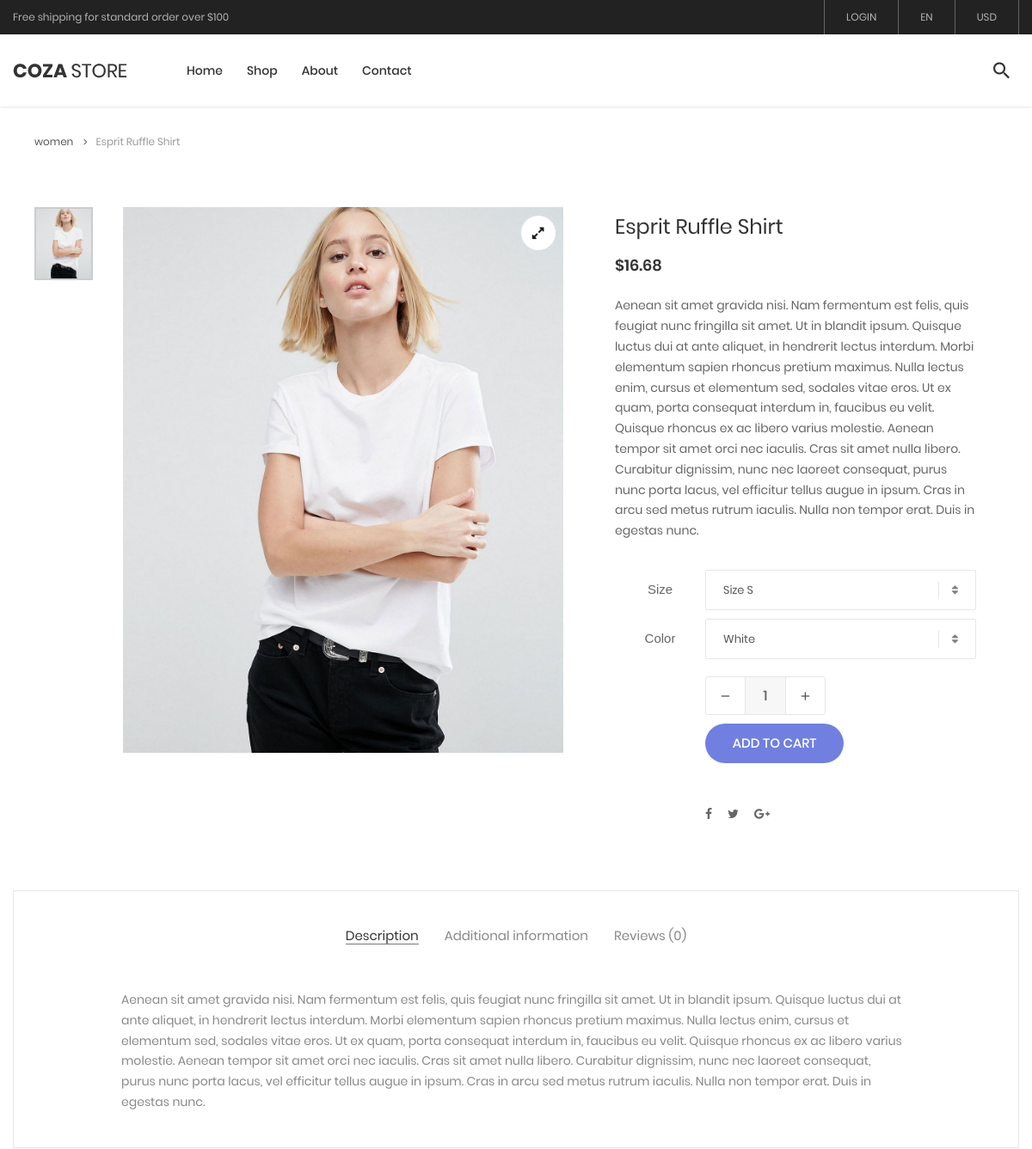
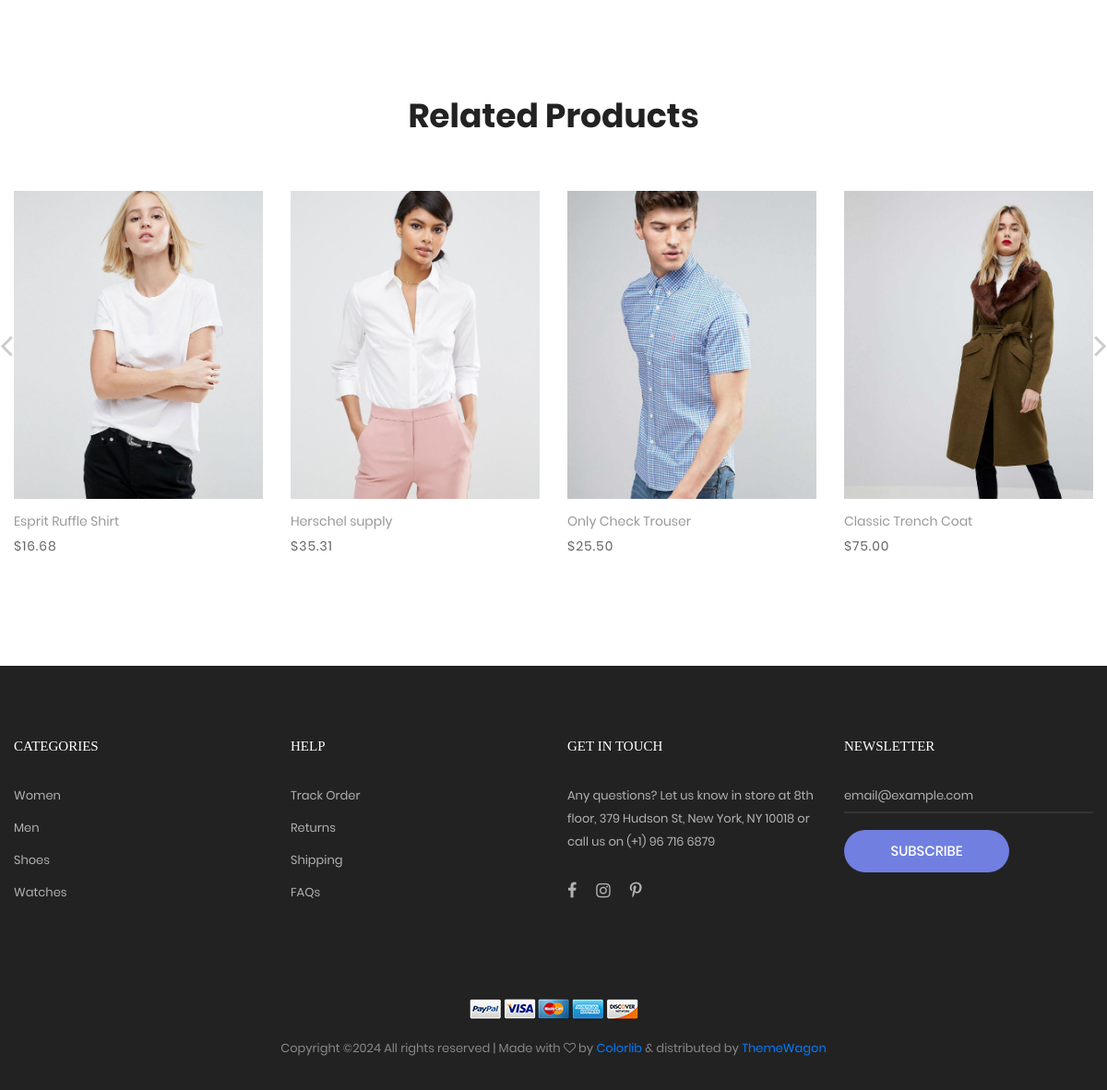
The page /product-detail/1/1/ on the database its author committed (2 pictures, top to bottom).
### main/models.py (models this page shows, shortened)
class Product(models.Model):
    product_name = models.CharField('Product Name', max_length=150)
    img = models.ManyToManyField('Image')
    description = models.TextField('Description', default='Aenean sit amet gravida nisi. Nam fermentum est felis, quis feugiat nunc fringilla sit amet. Ut in blandit ipsum. Quisque luctus dui at ante aliquet, in hendrerit lectus interdum. Morbi elementum sapien rhoncus pretium maximus. Nulla lectus enim, cursus et elementum sed, sodales vitae eros. Ut ex quam, porta consequat interdum in, faucibus eu velit. Quisque rhoncus ex ac libero varius molestie. Aenean tempor sit amet orci nec iaculis. Cras sit amet nulla libero. Curabitur dignissim, nunc nec laoreet consequat, purus nunc porta lacus, vel efficitur tellus augue in ipsum. Cras in arcu sed metus rutrum iaculis. Nulla non tempor erat. Duis in egestas nunc.')
    type = models.ForeignKey(ClothingType, on_delete=models.CASCADE, related_name='type_rn', null=True)
    color = models.ForeignKey('Color', on_delete=models.CASCADE, related_name='color_rn')
    size = models.ManyToManyField('Size')
    quantity = models.ManyToManyField('Quantity')
    price = models.DecimalField('Price', max_digits=5, decimal_places=2)
    weight = models.FloatField('Weight (kg)', default=0.8)
    dimensions = models.CharField('Dimensions (cm)', max_length=150, default='110 x 33 x 100')
    material = models.CharField('Material', max_length=150, default='60% cotton')
    code = models.PositiveSmallIntegerField('Code', default=get_last_product_code_default)
    owner_detector = models.ForeignKey(ClothingOwnerDetector, on_delete=models.CASCADE, related_name='owner_detector_rn')
    created_at = models.DateTimeField('Created At', auto_now_add=True)
    updated_at = models.DateTimeField('Updated At', auto_now=True)
    class Meta:
        verbose_name = 'Product'
        verbose_name_plural = 'Products'

class ClothingOwnerDetector(models.Model):
    OWNER_DETECTOR_CHOICES = [
        ('women', 'women'),
        ('men', 'men'),
        ('mag', 'mag'),
        ('shoes', 'shoes'),
        ('watches', 'watches'),
    ]
    owner_detector = models.CharField('Type', max_length=15, choices=OWNER_DETECTOR_CHOICES)
    def __str__(self) -> str:
        return self.owner_detector

class Image(models.Model):
    img = models.ImageField('Image', upload_to='media')

### main/views.py (the view)
# urls.py: path('product-detail/<int:prod_id>/<int:prod_code>/', ProductDetailView.as_view(), name='product_detail'),
class ProductDetailView(ListView):
    template_name = 'main/product-detail.html'
    def get(self, request: HttpRequest, prod_id, prod_code, *args: Any, **kwargs: Any) -> HttpResponse:
        single_product = get_object_or_404(Product, pk=prod_id)
        products_with_same_code = Product.objects.filter(code=prod_code)
        reviews = Review.objects.filter(product=prod_id)
        products = Product.objects.all()[:8]
        context = {
            'product': single_product,
            'products_with_same_code': products_with_same_code,
            'reviews': reviews,
            'products': products,
        }
        if self.request.user.is_authenticated:
            liked_product_ids = LikedProduct.objects.filter(user=self.request.user).values_list('product_id', flat=True)
            context['liked_product_ids'] = list(liked_product_ids)
        else:
            context['liked_product_ids'] = []
        return render(request, self.template_name, context)

### main/utils/context_processors.py (called while the page is built)
def liked_product_count(request):
    if request.user.is_authenticated:
        liked_product_count = LikedProduct.objects.filter(user=request.user).count()
    else:
        liked_product_count = 0
    return {'liked_product_count': liked_product_count}

def cart_product_count(request):
    if request.user.is_authenticated:
        cart_product_count = Cart.objects.filter(user=request.user).count()
    else:
        cart_product_count = 0
    return {'cart_product_count': cart_product_count}

### main/templates/main/product-detail.html (shortened to what this page needs)
{% extends 'extend/base2.html' %}
{% block 'content' %}
{% load static %}
	<div class="container">
		<div class="bread-crumb flex-w p-l-25 p-r-15 p-t-30 p-lr-0-lg">
			<a href="" class="stext-109 cl8 hov-cl1 trans-04">
				{{ product.owner_detector }}
				<i class="fa fa-angle-right m-l-9 m-r-10" aria-hidden="true"></i>
			</a>
			<span class="stext-109 cl4">
				{{ product.product_name }}
			</span>
		</div>
	</div>
	<section class="sec-product-detail bg0 p-t-65 p-b-60">
		<div class="container">
			<div class="row">
				<div class="col-md-6 col-lg-7 p-b-30">
					<div class="p-l-25 p-r-30 p-lr-0-lg">
						<div class="wrap-slick3 flex-sb flex-w">
							<div class="wrap-slick3-dots"></div>
							<div class="slick3 gallery-lb">
								{% for img in product.img.all %}
								<div class="item-slick3" data-thumb="{{ img.img.url }}">
									<div class="wrap-pic-w pos-relative">
										<img src="{{ img.img.url }}" alt="IMG-PRODUCT">
										<a class="flex-c-m size-108 how-pos1 bor0 fs-16 cl10 bg0 hov-btn3 trans-04" href="{{ img.img.url }}">
											<i class="fa fa-expand"></i>
										</a>
									</div>
								</div>
								{% endfor %}
							</div>
						</div>
					</div>
				</div>
				<div class="col-md-6 col-lg-5 p-b-30">
					<div class="p-r-50 p-t-5 p-lr-0-lg">
						<h4 class="mtext-105 cl2 js-name-detail p-b-14">
							{{ product.product_name }}
						</h4>
						<span class="mtext-106 cl2">
							${{ product.price }}
						</span>
						<p class="stext-102 cl3 p-t-23">
							{{ product.description }}
						</p>
						<div class="p-t-33">
							<form id="add-to-cart-form" method="post" action="{% url 'add_to_cart' %}">
								<div class="flex-w flex-r-m p-b-10">
									<div class="size-203 flex-c-m respon6">Size</div>
									<div class="size-204 respon6-next">
										<div class="rs1-select2 bor8 bg0">
										</div>
									</div>
								</div>
								<div class="flex-w flex-r-m p-b-10">
									<div class="size-203 flex-c-m respon6">Color</div>
									<div class="size-204 respon6-next">
										<div class="rs1-select2 bor8 bg0">
										</div>
									</div>
								</div>
								<div class="flex-w flex-r-m p-b-10">
									<div class="size-204 flex-w flex-m respon6-next">
										<div class="wrap-num-product flex-w m-r-20 m-tb-10">
											<div class="btn-num-product-down cl8 hov-btn3 trans-04 flex-c-m">
												<i class="fs-16 zmdi zmdi-minus"></i>
											</div>
											<input class="mtext-104 cl3 txt-center num-product" type="number" name="quantity-selector" id="quantity-selector" value="1">
											<div class="btn-num-product-up cl8 hov-btn3 trans-04 flex-c-m">
												<i class="fs-16 zmdi zmdi-plus"></i>
											</div>
										</div>
										<button type="submit" class="flex-c-m stext-101 cl0 size-101 bg1 bor1 hov-btn1 p-lr-15 trans-04">
											Add to cart
										</button>
									</div>
								</div>
							</form>
						</div>
						<div class="flex-w flex-m p-l-100 p-t-40 respon7">
							<a href="#" class="fs-14 cl3 hov-cl1 trans-04 lh-10 p-lr-5 p-tb-2 m-r-8 tooltip100" data-tooltip="Facebook">
								<i class="fa fa-facebook"></i>
							</a>
							<a href="#" class="fs-14 cl3 hov-cl1 trans-04 lh-10 p-lr-5 p-tb-2 m-r-8 tooltip100" data-tooltip="Twitter">
								<i class="fa fa-twitter"></i>
							</a>
							<a href="#" class="fs-14 cl3 hov-cl1 trans-04 lh-10 p-lr-5 p-tb-2 m-r-8 tooltip100" data-tooltip="Google Plus">
								<i class="fa fa-google-plus"></i>
							</a>
						</div>
					</div>
				</div>
			</div>
			<div class="bor10 m-t-50 p-t-43 p-b-40">
				<div class="tab01">
					<ul class="nav nav-tabs" role="tablist">
						<li class="nav-item p-b-10">
							<a class="nav-link active" data-toggle="tab" href="#description" role="tab">Description</a>
						</li>
						<li class="nav-item p-b-10">
							<a class="nav-link" data-toggle="tab" href="#information" role="tab">Additional information</a>
						</li>
						<li class="nav-item p-b-10">
							<a class="nav-link" data-toggle="tab" href="#reviews" role="tab">Reviews ({{ reviews|length  }})</a>
						</li>
					</ul>
					<div class="tab-content p-t-43">
						<div class="tab-pane fade show active" id="description" role="tabpanel">
							<div class="how-pos2 p-lr-15-md">
								<p class="stext-102 cl6">
									{{ product.description }}
								</p>
							</div>
						</div>
					</div>
				</div>
			</div>
		</div>
	</section>
	<section class="sec-relate-product bg0 p-t-45 p-b-105">
		<div class="container">
			<div class="p-b-45">
				<h3 class="ltext-106 cl5 txt-center">
					Related Products
				</h3>
			</div>
			<div class="wrap-slick2">
				<div class="slick2">
					{% for product in products%}
						<div class="item-slick2 p-l-15 p-r-15 p-t-15 p-b-15">
							<div class="block2">
								<div class="block2-pic hov-img0">
									{% for img in product.img.all %}
										{% if forloop.first %}
											<img src="{{ img.img.url }}" alt="IMG-PRODUCT">
										{% endif %}
									{% endfor %}
								</div>
								<div class="block2-txt flex-w flex-t p-t-14">
									<div class="block2-txt-child1 flex-col-l ">
										<a href="{% url 'product_detail' product.id product.code %}" class="stext-104 cl4 hov-cl1 trans-04 js-name-b2 p-b-6">
											{{ product.product_name }}
										</a>
										<span class="stext-105 cl3">
											${{ product.price }}
										</span>
									</div>
								</div>
							</div>
						</div>
					{% endfor %}
				</div>
			</div>
		</div>
	</section>
{% endblock %}

### main/static/css/main.css (style rules this page uses)
.container { max-width: 1380px; }
@media (max-width: 1600px) { .container { max-width: 1200px; } }
.slick-slide { outline: none !important; }
.wrap-slick2 { position: relative; margin-right: -15px; margin-left: -15px; }
.wrap-slick3 { position: relative; }
.wrap-slick3-dots { width: 11.111111%; }
.slick3 { width: 83.333333%; }
.tab01 .nav-tabs { display: -webkit-box; display: -webkit-flex; display: -moz-box; display: -ms-flexbox; display: flex; flex-wrap: wrap; justify-content: center; align-items: center; border: none; }
.tab01 .nav-tabs .nav-item { margin: 0px 15px; }
.tab01 .nav-link { font-family: Poppins-Regular; font-size: 15px; color: #888; line-height: 1.2; padding: 0; border-radius: 0px; border: none; border-bottom: 1px solid transparent; -webkit-transition: all 0.4s; -o-transition: all 0.4s; -moz-transition: all 0.4s; transition: all 0.4s; }
.tab01 .nav-link.active { color: #333; border-color: #797979; }
.wrap-num-product { width: 140px; height: 45px; border: 1px solid #e6e6e6; border-radius: 3px; overflow: hidden; }
.btn-num-product-up, .btn-num-product-down { width: 45px; height: 100%; cursor: pointer; }
.num-product { width: calc(100% - 90px); height: 100%; border-left: 1px solid #e6e6e6; border-right: 1px solid #e6e6e6; background-color: #f7f7f7; }
input.num-product { -moz-appearance: textfield; appearance: none; -webkit-appearance: none; }
.tooltip100 { position: relative; }
.tooltip100::after { content: attr(data-tooltip); font-family: Poppins-Regular; font-size: 12px; color: #888; line-height: 18px; white-space: nowrap; display: block; position: absolute; background: #fff; border: 1px solid #ccc; height: 20px; padding: 0px 8px; top: -35px; left: 50%; -webkit-transform: translateX(-50%); -moz-transform: translateX(-50%); -ms-transform: translateX(-50%); -o-transform: translateX(-50%); transform: translateX(-50%); box-shadow: 0 3px 6px 0px rgba(0,0,0,0.18); -moz-box-shadow: 0 3px 6px 0px rgba(0,0,0,0.18); -webkit-box-shadow: 0 3px 6px 0px rgba(0,0,0,0.18); -o-box-shadow: 0 3px 6px 0px rgba(0,0,0,0.18); -ms-box-shadow: 0 3px 6px 0px rgba(0,0,0,0.18); -webkit-transition: all 0.2s; -o-transition: all 0.2s; -moz-transition: all 0.2s; transition: all 0.2s; visibility: hidden; opacity: 0; }
.block2-pic { position: relative; }
.block2-txt-child1 { width: calc(100% - 30px); }
.cl0 { color: #fff; }
.cl2 { color: #333; }
.cl3 { color: #666; }
.cl4 { color: #999; }
.cl5 { color: #222; }
.cl6 { color: #888; }
.cl8 { color: #555; }
.cl10 { color: #1d1d1d; }
.stext-101 { font-family: Poppins-Medium; font-size: 15px; line-height: 1.466667; text-transform: uppercase; }
.stext-102 { font-family: Poppins-Regular; font-size: 14px; line-height: 1.7; }
.stext-104 { font-family: Poppins-Regular; font-size: 14px; line-height: 1.466667; }
.stext-105 { font-family: Poppins-Regular; font-size: 14px; line-height: 1.466667; letter-spacing: 1px; }
.stext-109 { font-family: Poppins-Regular; font-size: 12px; line-height: 1.833333; }
.mtext-104 { font-family: Poppins-Medium; font-size: 16px; line-height: 1.6; }
.mtext-105 { font-family: Poppins-Regular; font-size: 24px; line-height: 1.5; }
.mtext-106 { font-family: Poppins-SemiBold; font-size: 18px; line-height: 1.388888; }
.ltext-106 { font-family: Poppins-Bold; font-size: 36px; line-height: 1.2; }
.size-101 { min-width: 161px; height: 46px; }
.size-108 { width: 40px; height: 40px; }
.size-203 { width: 105px; }
.size-204 { width: calc(100% - 105px); }
.bg0 { background-color: #fff; }
.bg1 { background-color: #717fe0; }
.bor0 { border-radius: 50%; }
.bor1 { border-radius: 23px; }
.bor8 { border: 1px solid #e6e6e6; border-radius: 2px; }
.bor10 { border: 1px solid #e6e6e6; }
.how-pos1 { position: absolute; top: 10px; right: 10px; }
.how-pos2 { padding-left: 10.7%; padding-right: 11%; }
.hov-img0 { display: block; overflow: hidden; }
.hov-img0 img { width: 100%; -webkit-transition: transform 0.9s ease; -o-transition: transform 0.9s ease; -moz-transition: transform 0.9s ease; transition: transform 0.9s ease; }

### rows shown on the page
Product: owner_detector "women", product_name "Esprit Ruffle Shirt", price "16.68", description "Aenean sit amet gravida nisi. Nam fermentum est felis, quis feugiat nunc fringilla sit amet. Ut in blandit ipsum. Quisque luctus dui at ante aliquet, in hendrerit lectus interdum. Morbi elementum sapien rhoncus pretium maximus. Nulla lectus enim, cursus et elementum sed, sodales vitae eros. Ut ex quam, porta consequat interdum in, faucibus eu velit. Quisque rhoncus ex ac libero varius molestie. Aenean tempor sit amet orci nec iaculis. Cras sit amet nulla libero. Curabitur dignissim, nunc nec laoreet consequat, purus nunc porta lacus, vel efficitur tellus augue in ipsum. Cras in arcu sed metus rutrum iaculis. Nulla non tempor erat. Duis in egestas nunc."
Image: img (picture)
Product: product_name "Herschel supply", price "35.31"
Image: img (picture)
Product: product_name "Only Check Trouser", price "25.50"
Image: img (picture)
Product: product_name "Classic Trench Coat", price "75.00"
Image: img (picture)

### other values the page prints
{{ reviews|length }} "0"
